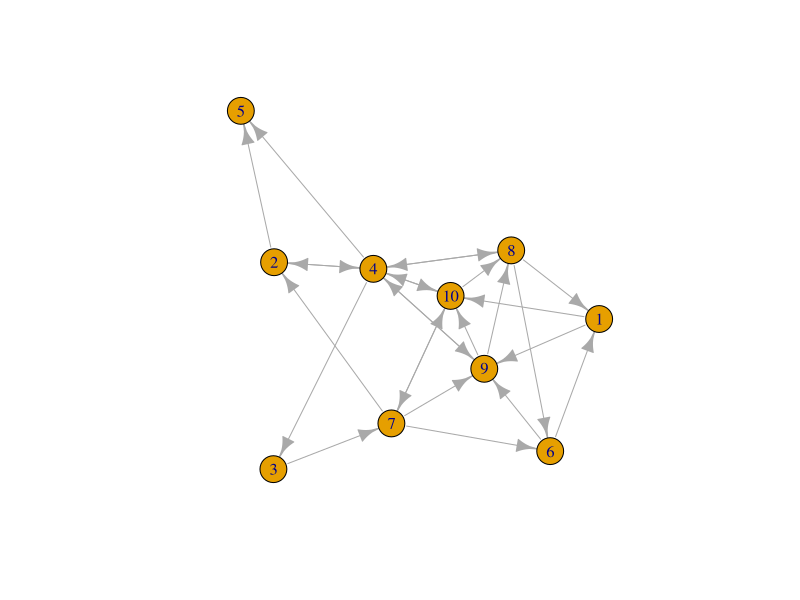
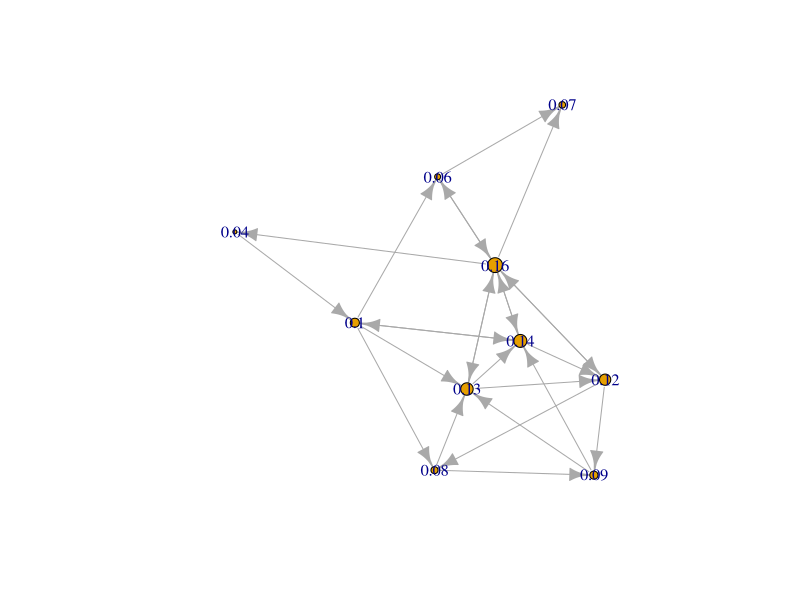

Reproduce these figures in R, in order.
# Step 1: Install and load the required package.
install.packages("igraph")
library(igraph)

# Step 2: Create a Random Graph.
g <- erdos.renyi.game(n = 10, p = 0.3, directed = TRUE)
plot(g)

# Step 3: Calculate PageRank.
pr <- page.rank(g)$vector
print(pr)

# Step 4: Visualize the Graph with PageRank Scores.
plot(g, vertex.size = pr * 50, vertex.label = round(pr, 2))
